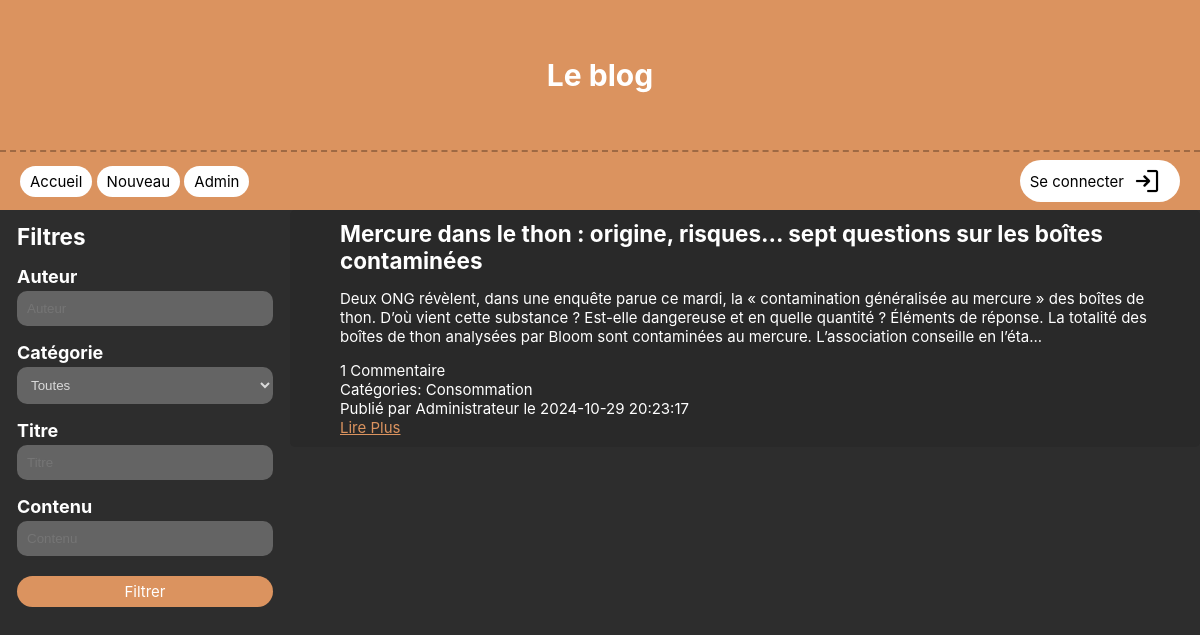
/code/index.php, run on an earlier commit of the app's database.
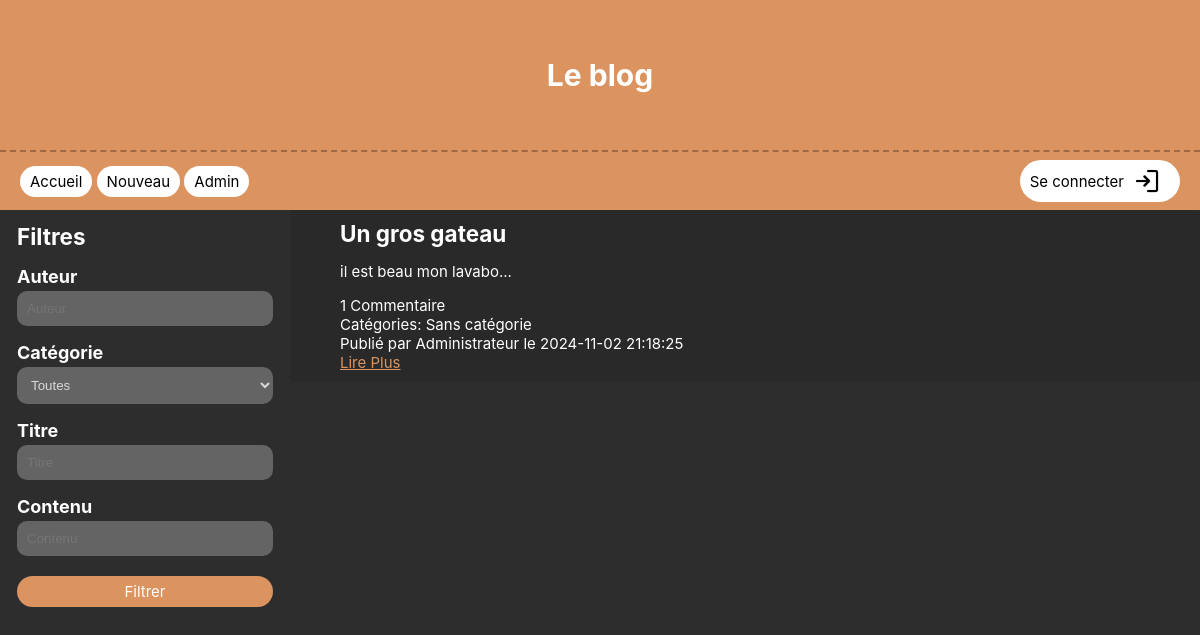
And on a later commit of the database.
### tables this page shows
CREATE TABLE IF NOT EXISTS `articles` (
  `id` int NOT NULL AUTO_INCREMENT,
  `title` text NOT NULL,
  `content` text NOT NULL,
  `author_id` int NOT NULL,
  `image_url` text NOT NULL,
  `created_at` datetime NOT NULL DEFAULT CURRENT_TIMESTAMP,
  `updated_at` datetime NOT NULL DEFAULT CURRENT_TIMESTAMP,
  PRIMARY KEY (`id`),
  KEY `author_id` (`author_id`)
);

CREATE TABLE IF NOT EXISTS `categories` (
  `id` int NOT NULL AUTO_INCREMENT,
  `name` text NOT NULL,
  PRIMARY KEY (`id`)
);

CREATE TABLE IF NOT EXISTS `users` (
  `id` int NOT NULL AUTO_INCREMENT,
  `email` text NOT NULL,
  `username` text NOT NULL,
  `password` text NOT NULL,
  `avatar_url` text NOT NULL,
  `admin` tinyint(1) NOT NULL DEFAULT '0',
  PRIMARY KEY (`id`)
);

### code/includes/User.php (called while the page is built, shortened)
<?php
class User {
    private string $username;
    function __construct(int $id, string $username, string $email, string $password, string $avatar_url, bool $admin) {
        $this->username = $username;
    }
    public function getUsername(): string {
        return $this->username;
    }
    public static function findById(int $id): ?User {
        try {
            $conn = get_bdd_connection();
            $stmt = $conn->prepare('SELECT * FROM users where id = ?');
            $stmt->execute([$id]);
            $user = $stmt->fetch();
            if ($user) {
                return new User($user['id'], $user['username'], $user['email'], $user['password'], $user['avatar_url'], $user['admin']);
            }
            throw new UserNotFoundException("L'utilisateur $id n'existe pas");
        } catch (PDOException $e) {
            throw new DatabaseException("Erreur lors de la requête à la base de données", 0, $e);
        }
    }
}

### code/includes/Article.php (called while the page is built, shortened)
<?php
require_once 'Category.php';
class Article {
    private int $id;
    private string $title;
    private string $content;
    private User $author;
    private string $updated_at;
    private array $comments;
    private array $categories;
    function __construct(int $id, string $title, string $content, User $author, string $created_at, string $updated_at) {
        $this->id = $id;
        $this->title = $title;
        $this->content = $content;
        $this->author = $author;
        $this->updated_at = $updated_at;
        try {
            $conn = get_bdd_connection();
            $stmt = $conn->prepare('SELECT * FROM comments where article_id = ?');
            $stmt->execute([$this->getId()]);
            $comments = $stmt->fetchAll();
            $comments_array = array();
            foreach ($comments as $comment) {
                $comments_array[] = new Comment($comment['id'], User::findById($comment['author_id']), $comment['content'], $this, $comment['created_at'], $comment['updated_at']);
            }
            $this->comments = $comments_array;
        } catch (UserNotFoundException $e) {
            throw new UserNotFoundException("Un des auteurs d'un des commentaires n'existe pas", 0, $e);
        } catch (PDOException $e) {
            throw new DatabaseException("Erreur lors de la requête à la base de données", 0, $e);
        }
        try {
            $conn = get_bdd_connection();
            $stmt = $conn->prepare('SELECT c.* FROM `article_categories` ac JOIN categories c on ac.category_id = c.id where article_id = ?');
            $stmt->execute([$this->getId()]);
            $categories = $stmt->fetchAll();
            $categories_array = array();
            foreach ($categories as $category) {
                $categories_array[] = new Category($category['id'], $category['name']);
            }
            $this->categories = $categories_array;
        } catch (PDOException $e) {
            throw new DatabaseException("Erreur lors de la requête à la base de données", 0, $e);
        }
    }
    public function getId(): int {
        return $this->id;
    }
    public function getAuthor(): User {
        return $this->author;
    }
    public function getUpdatedAt(): string {
        return $this->updated_at;
    }
    public function getContent(): string {
        return $this->content;
    }
    public function getTitle(): string {
        return $this->title;
    }
    public function getComments(): array {
        return $this->comments;
    }
    public function getCategories(): array {
        return $this->categories;
    }
    public static function filter(array $values_to_filter, int $page = 1): array {
        $sql = 'SELECT *, a.id as article_id FROM articles a
            JOIN users u ON a.author_id = u.id ';
        $params = [];
        if (!empty($values_to_filter['categorie'])) {
            $sql .= 'JOIN article_categories ac ON a.id = ac.article_id
                    JOIN categories c ON ac.category_id = c.id WHERE 1=1';
            $sql .= ' AND c.id = :categorie';
            $params[':categorie'] = $values_to_filter['categorie'];
        } else {
            $sql .= ' WHERE 1=1';
        }
        $limit = intval(20);
        $offset  = intval(($page - 1) * $limit);
        $sql .= " ORDER BY a.created_at DESC LIMIT $limit OFFSET $offset";
        try {
            $conn = get_bdd_connection();
            $stmt = $conn->prepare($sql);
            $stmt->execute($params);
            $articles = $stmt->fetchAll();
            $articles_obj = array();
            foreach ($articles as $article) {
                $articles_obj[] = new Article($article['article_id'], $article['title'], $article['content'], User::findById($article['author_id']), $article['created_at'], $article['updated_at']);
            }
            return $articles_obj;
        } catch (PDOException $e) {
            throw new DatabaseException("Erreur lors de la requête à la base de données", 0, $e);
        } catch (UserNotFoundException $e) {
            throw new UserNotFoundException("L'auteur d'un des articles n'existe pas", 0, $e);
        }
    }
}

### code/includes/Category.php (called while the page is built, shortened)
<?php
class Category {
    private string $name;
    function __construct(int $id, string $name) {
        $this->name = $name;
    }
    public function getName(): string {
        return $this->name;
    }
}

### code/index.php (the view, shortened to what this page needs)
<?php
require_once "includes/Category.php";
require_once "includes/Article.php";
$articles = [];
try {
    $articles = Article::filter($_POST, 1);
} catch (DatabaseException|UserNotFoundException $e) {
    echo $e->getMessage();
    var_dump($e->getPrevious());
}
?>
<!DOCTYPE html>
<html lang="fr">
<head>
    <link rel="stylesheet" href="res/css/style.css">
</head>
<body>
<header>
    <h1>Le blog</h1>
</header>
<?php require_once "includes/header.php"; ?>
<main class="home">
    <form method="POST" class="filters">
        <h2><label>Filtres<input type="checkbox" class="toggle_filters"></label></h2>
        <label>
            <span>Auteur</span>
            <input type="text" name="auteur" placeholder="Auteur">
        </label>
        <label>
            <span>Catégorie</span>
            <select name="categorie">
                <option value="">Toutes</option>
            </select>
        </label>
        <label>
            <span>Titre</span>
            <input type="text" name="titre" placeholder="Titre">
        </label>
        <label>
            <span>Contenu</span>
            <input type="text" name="contenu" placeholder="Contenu">
        </label>
        <input type="submit" value="Filtrer">
    </form>
    <div class="articles">
        <?php foreach ($articles as $article): ?>
            <article>
                <div class="preview">
                    <h2><?= htmlspecialchars($article->getTitle()) ?></h2>
                    <p><?= substr(strip_tags($article->getContent()), 0, 350) ?>...</p>
                    <span><?= count($article->getComments()) ?> Commentaire<?= count($article->getComments()) != 1 ? 's' : '' ?></span>
                    <span>Catégories: <?php foreach ($article->getCategories() as $category) { echo $category->getName().' ';} ?></span>
                    <span>Publié par <?= htmlspecialchars($article->getAuthor()->getUsername()) ?> le <?= $article->getUpdatedAt() ?></span>
                    <a href="show_article.php?id=<?= $article->getId() ?>">Lire Plus</a>
                </div>
            </article>
        <?php endforeach; ?>
    </div>
</main>
</body>
</html>

### code/includes/header.php (shortened to what this page needs)
<?php
require_once 'User.php';
if (empty($__PAGE_PREFIX)) {
    $__PAGE_PREFIX = './';
}
?>
<nav>
    <div class="left">
        <a class="button" href="<?= $__PAGE_PREFIX ?>">Accueil</a>
        <a class="button" href="<?= $__PAGE_PREFIX ?>create_article.php">Nouveau</a>
        <a class="button" href="<?= $__PAGE_PREFIX ?>admin/">Admin</a>
    </div>
    <div class="right">
        <a href="<?= $__PAGE_PREFIX ?>account.php" class="button">
            <?= $username ?? 'Se connecter' ?>
            <img src="<?= $__PAGE_PREFIX.($avatar_url ?? 'res/img/login.png') ?>" alt="<?= $username ?? 'Default' ?>'s avatar">
        </a>
    </div>
</nav>

### code/res/css/style.css (style rules this page uses)
html, body { font-family: "Inter", sans-serif; font-size: 15px; margin: 0; height: 100%; }
body { display: flex; flex-direction: column; background-color: #2D2D2D; color: white; }
nav { background: #DB935F; display: flex; justify-content: space-between; align-items: center; min-height: 50px; padding: 4px 20px; overflow: hidden; }
nav .left { overflow: hidden; display: inline-block; white-space: nowrap; }
nav a.button { background-color: white; color: black; }
nav a.button img { height: 30px; width: 30px; border-radius: 100%; object-fit: cover; }
nav a.button img:first-child { margin-right: 8px; }
nav a.button img:last-child { margin-left: 8px; }
header { background: #DB935F; color: white; display: flex; justify-content: center; align-items: center; min-height: 150px; border-bottom: 2px dashed #9f6943; }
main { flex: 1; display: flex; padding: 0 20px; }
main.home { padding: 0; }
main.home .filters { width: 280px; padding: 5px; }
main.home .filters label { display: flex; padding: 8px 12px; }
main.home .filters label > * { flex: 10; width: 100%; }
main.home .filters label span { flex: 6; }
main.home .filters label input { box-sizing: border-box; }
main.home .filters input[type=submit] { width: calc(100% - 24px); margin: 12px; box-sizing: border-box; }
main.home .articles { flex: 1; }
main.home .articles article { flex: 1; display: flex; gap: 15px; padding: 10px 50px; background-color: #2D2D2D; border-radius: 5px; }
main.home .articles article:nth-child(2n-1) { background-color: #292929; }
main.home .articles article .preview { display: flex; flex-direction: column; justify-content: space-evenly; }
a.button, input.button, button.button, input[type=submit] { border: none; margin: 0; width: auto; overflow: visible; font: inherit; line-height: normal; -webkit-font-smoothing: inherit; -moz-osx-font-smoothing: inherit; -webkit-appearance: none; border-radius: 100px; background-color: #db935f; padding: 6px 10px; text-decoration: none; color: white; }
a { color: #db935f; }
a.button { display: inline-flex; align-items: center; justify-content: center; }
h1, h2, h3, h4, h5, h6 { margin: 0; }
label { display: flex; flex-direction: column; gap: 4px; }
label span { font-weight: bold; font-size: larger; }
input, textarea, select { padding: 10px; border-radius: 10px; border: none; background-color: #646464; color: #D9D9D9; }

What changed in the data, as far as the page shows it:
removed articles: title "Mercure dans le thon : origine, risques... sept questions sur les boîtes contaminées", content "Deux ONG révèlent, dans une enquête parue ce mardi, la « contamination généralisée au mercure » des boîtes de thon. D’où vient cette substance ? Est-elle dangereuse et en quelle quantité ? Éléments de réponse. La totalité des boîtes de thon analysées par Bloom sont contaminées au mercure. L’association conseille en l’éta", count($article->getComments()) "1", author.username "Administrateur", updated_at "2024-10-29 20:23:17"
removed categories: name "Consommation"
added articles: title "Un gros gateau", content "il est beau mon lavabo", count($article->getComments()) "1", author.username "Administrateur", updated_at "2024-11-02 21:18:25"
changed articles "Administrateur": gains categories (name "Sans catégorie")
